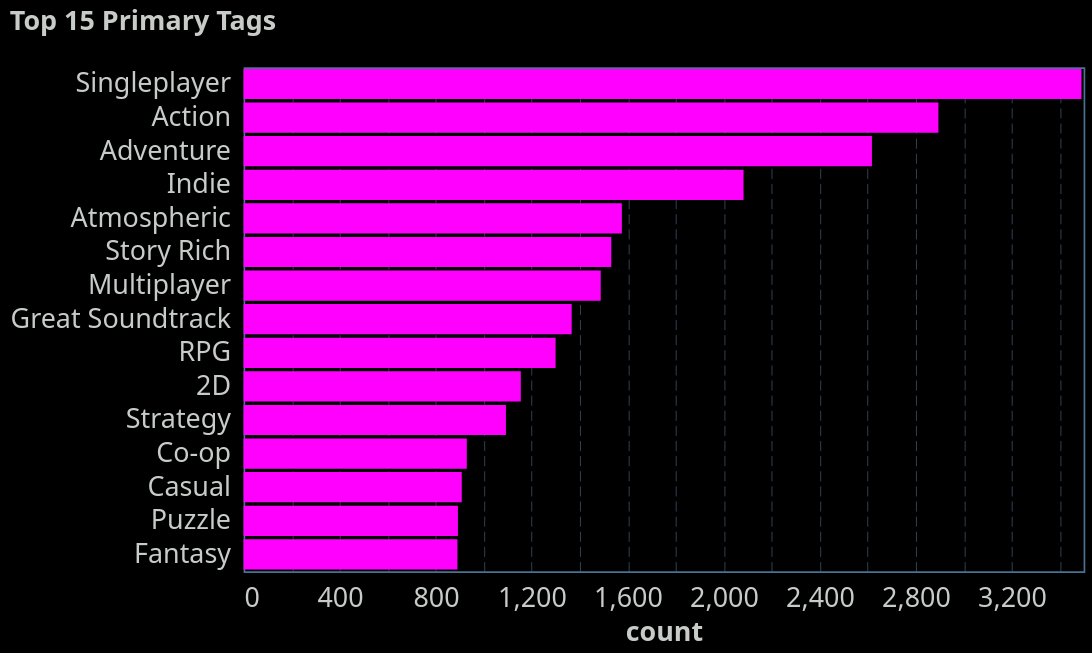

This figure's Vega-Lite source:
### Vega-Lite specification from a JSON file in a GitHub repository (floating-point values rounded to 4 significant figures)
{"config": {"view": {"continuousWidth": 400, "continuousHeight": 300, "stroke": "#4A7295", "strokeWidth": 1}, "background": "#000000", "mark": {"color": "#ff00ff"}, "arc": {"fill": "#ff00ff"}, "area": {"fill": "#ff00ff", "line": true, "fillOpacity": 0.1}, "line": {"stroke": "#ff00ff", "strokeWidth": 2}, "path": {"stroke": "#ff00ff"}, "rect": {"fill": "#ff00ff"}, "shape": {"stroke": "#ff00ff"}, "symbol": {"fill": "#ff00ff"}, "title": {"color": "#C7CCC9", "anchor": "start", "dy": -15, "fontSize": 16, "font": "IBM Plex Sans,system-ui,-apple-system,BlinkMacSystemFont,\".sfnstext-regular\",sans-serif", "fontWeight": 600}, "axisBand": {"grid": false}, "axis": {"labelColor": "#C7CCC9", "labelFontSize": 16, "labelFont": "IBM Plex Sans Condensed, system-ui, -apple-system, BlinkMacSystemFont, \".SFNSText-Regular\", sans-serif", "labelFontWeight": 400, "titleColor": "#C7CCC9", "titleFontWeight": 600, "titleFontSize": 16, "grid": true, "gridColor": "#4A7295", "labelAngle": 0, "domainColor": null, "tickColor": null, "labelPadding": 2, "tickSize": 6, "tickWidth": 0.5, "gridOpacity": 1, "gridZ": 1}, "axisX": {"gridDash": [6, 3], "gridWidth": 0.35, "gridColor": "#4A7295", "labelAngle": 0}, "axisY": {"gridDash": [6, 3], "gridWidth": 0.35, "gridColor": "#4A7295"}, "layer": {"grid": 1, "mark": 0}, "legend": {"labelFontSize": 11, "padding": 1, "symbolType": "square", "labelColor": "#C7CCC9", "titleColor": "#C7CCC9"}, "style": {"guide-label": {"font": "IBM Plex Sans,system-ui,-apple-system,BlinkMacSystemFont,\".sfnstext-regular\",sans-serif", "fill": "#C7CCC9", "fontWeight": 400}, "guide-title": {"font": "IBM Plex Sans,system-ui,-apple-system,BlinkMacSystemFont,\".sfnstext-regular\",sans-serif", "fill": "#C7CCC9", "fontWeight": 400}}, "range": {"category": ["#0000FF", "#FF6600FF", "#44E602", "#ff00ff", "#FFFF00", "#9900CC", "#33CCFF", "#f77976ff", "#CC66FF"]}}, "data": {"name": "data-fb08a18e98751a97d6187d70630bc562"}, "mark": {"type": "bar"}, "encoding": {"tooltip": [{"field": "tags", "type": "nominal"}, {"field": "count", "type": "quantitative"}], "x": {"field": "count", "title": "count", "type": "quantitative"}, "y": {"field": "tags", "sort": "-x", "title": "", "type": "nominal"}}, "title": "Top 15 Primary Tags", "width": 500, "$schema": "https://vega.github.io/schema/vega-lite/v5.20.1.json", "datasets": {"data-fb08a18e98751a97d6187d70630bc562": [{"tags": "Singleplayer", "median_popularity": 0.4369, "median_appreciation": 0.7257, "count": 3491, "category": "Players"}, {"tags": "Action", "median_popularity": 0.4237, "median_appreciation": 0.7099, "count": 2895, "category": "Video Genres"}, {"tags": "Adventure", "median_popularity": 0.432, "median_appreciation": 0.7236, "count": 2618, "category": "Top-Level Genres"}, {"tags": "Indie", "median_popularity": 0.3444, "median_appreciation": 0.718, "count": 2083, "category": "Top-Level Genres"}, {"tags": "Atmospheric", "median_popularity": 0.4785, "median_appreciation": 0.7406, "count": 1576, "category": "Themes & Moods"}, {"tags": "Story Rich", "median_popularity": 0.4664, "median_appreciation": 0.7476, "count": 1532, "category": "Story"}, {"tags": "Multiplayer", "median_popularity": 0.4908, "median_appreciation": 0.7115, "count": 1488, "category": "Players"}, {"tags": "Great Soundtrack", "median_popularity": 0.4833, "median_appreciation": 0.7683, "count": 1367, "category": "Audio"}, {"tags": "RPG", "median_popularity": 0.4449, "median_appreciation": 0.7182, "count": 1300, "category": "Top-Level Genres"}, {"tags": "2D", "median_popularity": 0.3707, "median_appreciation": 0.7508, "count": 1155, "category": "Visuals & Viewpoint"}, {"tags": "Strategy", "median_popularity": 0.4053, "median_appreciation": 0.718, "count": 1093, "category": "Top-Level Genres"}, {"tags": "Co-op", "median_popularity": 0.504, "median_appreciation": 0.712, "count": 930, "category": "Players"}, {"tags": "Casual", "median_popularity": 0.3608, "median_appreciation": 0.7232, "count": 909, "category": "Top-Level Genres"}, {"tags": "Puzzle", "median_popularity": 0.3666, "median_appreciation": 0.7452, "count": 893, "category": "Genres"}, {"tags": "Fantasy", "median_popularity": 0.4429, "median_appreciation": 0.7396, "count": 891, "category": "Video Genres"}]}}
